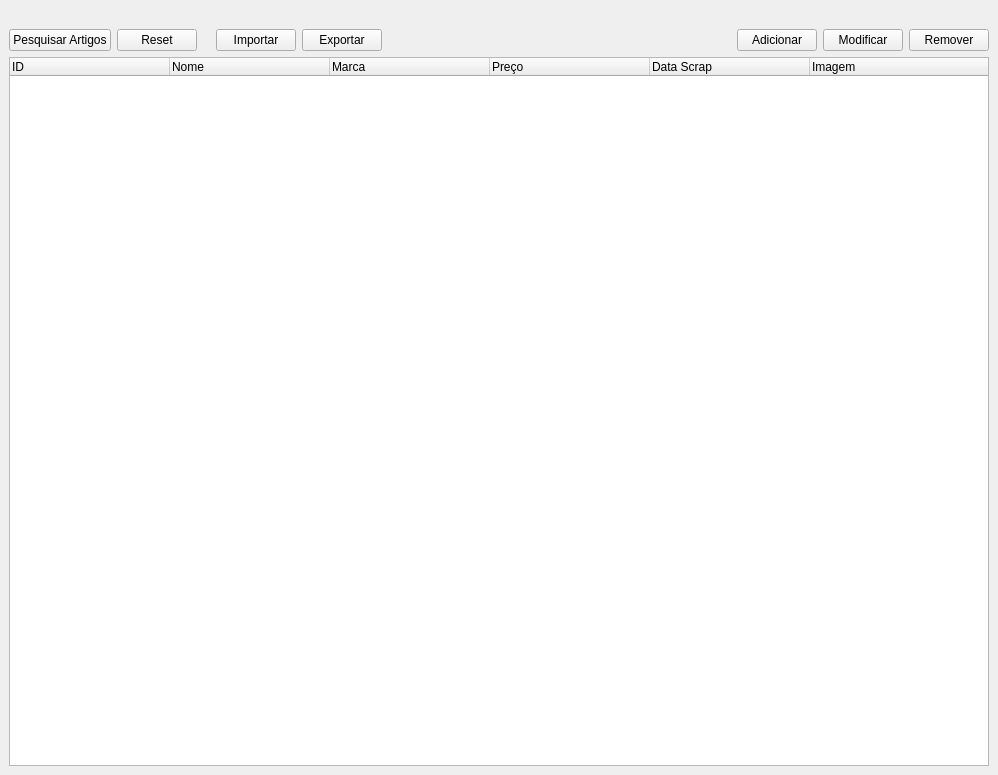
<?xml version="1.0" encoding="UTF-8"?>
<ui version="4.0">
 <class>MainWindow</class>
 <widget class="QMainWindow" name="MainWindow">
  <property name="geometry">
   <rect>
    <x>0</x>
    <y>0</y>
    <width>998</width>
    <height>775</height>
   </rect>
  </property>
  <property name="windowTitle">
   <string>MainWindow</string>
  </property>
  <property name="styleSheet">
   <string notr="true">font: 63 12pt &quot;Segoe UI Semibold&quot;;</string>
  </property>
  <widget class="QWidget" name="centralwidget">
   <layout class="QGridLayout" name="gridLayout">
    <item row="0" column="0">
     <layout class="QVBoxLayout" name="verticalLayout">
      <item>
       <widget class="QLabel" name="label">
        <property name="enabled">
         <bool>true</bool>
        </property>
        <property name="sizePolicy">
         <sizepolicy hsizetype="Expanding" vsizetype="Fixed">
          <horstretch>0</horstretch>
          <verstretch>0</verstretch>
         </sizepolicy>
        </property>
        <property name="maximumSize">
         <size>
          <width>16777215</width>
          <height>150</height>
         </size>
        </property>
        <property name="baseSize">
         <size>
          <width>0</width>
          <height>0</height>
         </size>
        </property>
        <property name="lineWidth">
         <number>1</number>
        </property>
        <property name="text">
         <string/>
        </property>
        <property name="pixmap">
         <pixmap resource="../Imagens/icons.qrc">:/newPrefix/Imagem1.png</pixmap>
        </property>
        <property name="alignment">
         <set>Qt::AlignCenter</set>
        </property>
        <property name="wordWrap">
         <bool>false</bool>
        </property>
        <property name="margin">
         <number>-60</number>
        </property>
        <property name="indent">
         <number>-1</number>
        </property>
       </widget>
      </item>
      <item>
       <layout class="QHBoxLayout" name="horizontalLayout_2"/>
      </item>
     </layout>
    </item>
    <item row="1" column="0">
     <layout class="QVBoxLayout" name="verticalLayout_3">
      <item>
       <layout class="QHBoxLayout" name="horizontalLayout_3">
        <item>
         <widget class="QPushButton" name="search_pushButton">
          <property name="minimumSize">
           <size>
            <width>0</width>
            <height>20</height>
           </size>
          </property>
          <property name="maximumSize">
           <size>
            <width>200</width>
            <height>16777215</height>
           </size>
          </property>
          <property name="text">
           <string>Pesquisar Artigos</string>
          </property>
          <property name="icon">
           <iconset resource="../Imagens/icons.qrc">
            <normaloff>:/newPrefix/search.png</normaloff>:/newPrefix/search.png</iconset>
          </property>
         </widget>
        </item>
        <item>
         <widget class="QPushButton" name="reset_pushButton">
          <property name="text">
           <string>Reset</string>
          </property>
          <property name="icon">
           <iconset resource="../Imagens/icons.qrc">
            <normaloff>:/newPrefix/002-update-arrow.png</normaloff>:/newPrefix/002-update-arrow.png</iconset>
          </property>
         </widget>
        </item>
        <item>
         <widget class="QLabel" name="label_2">
          <property name="text">
           <string/>
          </property>
         </widget>
        </item>
        <item>
         <widget class="QPushButton" name="importar_pushButton">
          <property name="text">
           <string>Importar</string>
          </property>
          <property name="icon">
           <iconset resource="../Imagens/icons.qrc">
            <normaloff>:/newPrefix/001-import.png</normaloff>:/newPrefix/001-import.png</iconset>
          </property>
         </widget>
        </item>
        <item>
         <widget class="QPushButton" name="exportar_pushButton">
          <property name="text">
           <string>Exportar</string>
          </property>
          <property name="icon">
           <iconset resource="../Imagens/icons.qrc">
            <normaloff>:/newPrefix/003-package.png</normaloff>:/newPrefix/003-package.png</iconset>
          </property>
         </widget>
        </item>
        <item>
         <spacer name="horizontalSpacer_2">
          <property name="orientation">
           <enum>Qt::Horizontal</enum>
          </property>
          <property name="sizeType">
           <enum>QSizePolicy::Expanding</enum>
          </property>
          <property name="sizeHint" stdset="0">
           <size>
            <width>5</width>
            <height>5</height>
           </size>
          </property>
         </spacer>
        </item>
        <item>
         <widget class="QPushButton" name="add_pushButton_2">
          <property name="text">
           <string>Adicionar</string>
          </property>
          <property name="icon">
           <iconset resource="../Imagens/icons.qrc">
            <normaloff>:/newPrefix/001-plus.png</normaloff>:/newPrefix/001-plus.png</iconset>
          </property>
          <property name="autoDefault">
           <bool>false</bool>
          </property>
          <property name="default">
           <bool>false</bool>
          </property>
         </widget>
        </item>
        <item>
         <widget class="QPushButton" name="modify_pushButton_3">
          <property name="text">
           <string>Modificar</string>
          </property>
          <property name="icon">
           <iconset resource="../Imagens/icons.qrc">
            <normaloff>:/newPrefix/004-reload.png</normaloff>:/newPrefix/004-reload.png</iconset>
          </property>
         </widget>
        </item>
        <item>
         <widget class="QPushButton" name="remove_pushButton_4">
          <property name="text">
           <string>Remover</string>
          </property>
          <property name="icon">
           <iconset resource="../Imagens/icons.qrc">
            <normaloff>:/newPrefix/008-trash.png</normaloff>:/newPrefix/008-trash.png</iconset>
          </property>
         </widget>
        </item>
       </layout>
      </item>
      <item>
       <widget class="QTreeWidget" name="treeWidget">
        <property name="lineWidth">
         <number>1</number>
        </property>
        <property name="editTriggers">
         <set>QAbstractItemView::DoubleClicked</set>
        </property>
        <property name="uniformRowHeights">
         <bool>false</bool>
        </property>
        <property name="columnCount">
         <number>6</number>
        </property>
        <attribute name="headerDefaultSectionSize">
         <number>160</number>
        </attribute>
        <attribute name="headerMinimumSectionSize">
         <number>37</number>
        </attribute>
        <column>
         <property name="text">
          <string notr="true">ID</string>
         </property>
        </column>
        <column>
         <property name="text">
          <string notr="true">Nome</string>
         </property>
        </column>
        <column>
         <property name="text">
          <string notr="true">Marca</string>
         </property>
        </column>
        <column>
         <property name="text">
          <string notr="true">Preço</string>
         </property>
        </column>
        <column>
         <property name="text">
          <string>Data Scrap</string>
         </property>
        </column>
        <column>
         <property name="text">
          <string>Imagem</string>
         </property>
        </column>
       </widget>
      </item>
     </layout>
    </item>
   </layout>
  </widget>
 </widget>
 <resources>
  <include location="../Imagens/icons.qrc"/>
 </resources>
 <connections/>
</ui>
